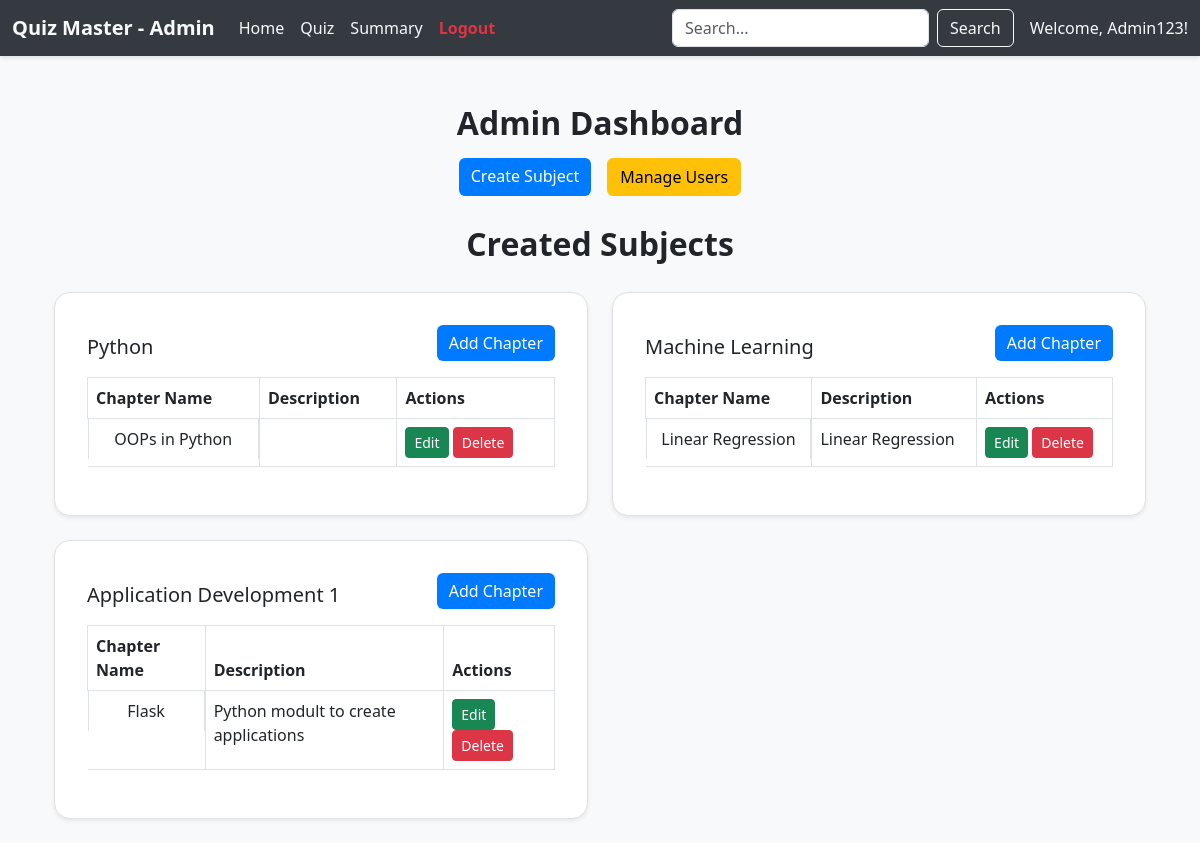
Page /admin_dash on the earlier database version.
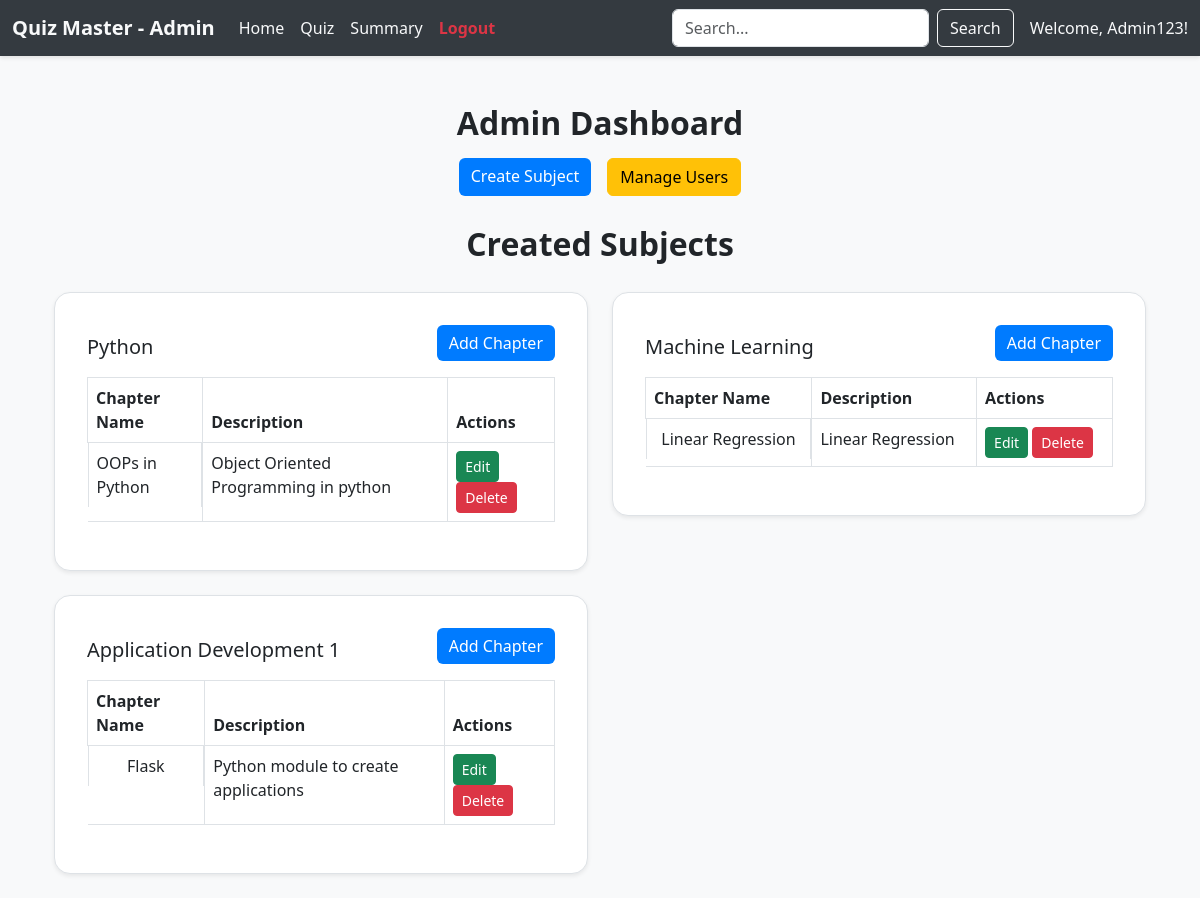
Same page on the later database version.
### applications/models.py (models this page shows)
class Chapter(db.Model):
    id = db.Column(db.Integer, primary_key=True)
    name = db.Column(db.String(), nullable=False)
    description = db.Column(db.Text, nullable=True)
    num_questions = db.Column(db.Integer, nullable=False, default=0)
    subject_id = db.Column(db.Integer, db.ForeignKey('subject.id', ondelete="CASCADE"), nullable=False)
    subject = db.relationship('Subject', backref=db.backref('chapters', lazy=True, cascade="all, delete"))

### applications/controllers.py (the view)
@app.route('/admin_dash')
def admin_dashboard():
    admin_user = User.query.filter_by(role='admin').first()
    subjects = Subject.query.all()
    return render_template('admin_dash.html', this_user=admin_user, subjects=subjects)

### templates/admin_dash.html (shortened to what this page needs)
<!DOCTYPE html>
<html lang="en">
<head>
    <link href="https://cdn.jsdelivr.net/npm/bootstrap@5.3.0/dist/css/bootstrap.min.css" rel="stylesheet">
    <link rel="stylesheet" href="/static/style.css">
</head>
<body>
    <nav class="navbar navbar-expand-lg" style="background-color: #343a40; box-shadow: 0 2px 4px rgba(0, 0, 0, 0.1)">
        <div class="container-fluid">
            <a class="navbar-brand text-light fw-bold" href="#">Quiz Master - Admin</a>
            <div class="collapse navbar-collapse" id="navbarNav">
                <ul class="navbar-nav me-auto">
                    <li class="nav-item"><a class="nav-link active text-light" href="/admin_dash">Home</a></li>
                    <li class="nav-item"><a class="nav-link text-light" href="/quiz_creator" target="_blank">Quiz</a>
                    </li>
                    <li class="nav-item"><a class="nav-link text-light" href="#">Summary</a></li>
                    <li class="nav-item"><a class="nav-link text-danger fw-bold" href="/login">Logout</a></li>
                </ul>
                <form class="d-flex">
                    <input class="form-control me-2" type="search" placeholder="Search..." aria-label="Search">
                    <button class="btn btn-outline-light" type="submit">Search</button>
                </form>
                <span class="navbar-text ms-3 text-light">
                    Welcome, {{ this_user.username }}!
                </span>
            </div>
        </div>
    </nav>
    <div class="container mt-5">
        <h2 style="text-align: center;">Admin Dashboard</h2>
        <div class="d-flex justify-content-center gap-3 mt-3">
            <a href="/add_subject" class="btn btn-primary">Create Subject</a>
            <a href="/manage_users" class="btn btn-warning">Manage Users</a>
        </div>
        <div class="container mt-4">
            <p class="text-center mb-4 fs-2 fw-bold">Created Subjects</p>
            <div class="row">
                {% for subject in subjects %}
                <div class="col-12 col-md-6 mb-4">
                    <div class="card border shadow-sm p-3 rounded-4">
                        <div class="card-body">
                            <div class="d-flex justify-content-between align-items-center">
                                <h5 class="card-title">{{ subject.name }}</h5>
                                <a href="/add_chapter/{{ subject.id }}" class="btn btn-primary mb-3">Add Chapter</a>
                            </div>
                            <table class="table table-bordered">
                                <thead>
                                    <tr>
                                        <th>Chapter Name</th>
                                        <th>Description</th>
                                        <th>Actions</th>
                                    </tr>
                                </thead>
                                <tbody>
                                    {% for chapter in subject.chapters %}
                                    <tr>
                                        <td class="d-flex justify-content-center gap-3">{{ chapter.name }}</td>
                                        <td>{{ chapter.description }}</td>
                                        <td>
                                            <a href="/edit_chapter/{{ chapter.id }}" class="btn btn-success btn-sm">Edit</a>
                                            <a href="/delete_chapter/{{ chapter.id }}" class="btn btn-danger btn-sm">Delete</a>
                                        </td>
                                    </tr>
                                    {% endfor %}
                                </tbody>
                            </table>
                        </div>
                    </div>
                </div>
                {% endfor %}
            </div>
        </div>
    </div>
</body>
</html>

Differences in the rows shown:
changed Chapter "OOPs in Python": description (not shown) → "Object Oriented Programming in python"
changed Chapter "Flask": description "Python modult to create applications" → "Python module to create applications"
